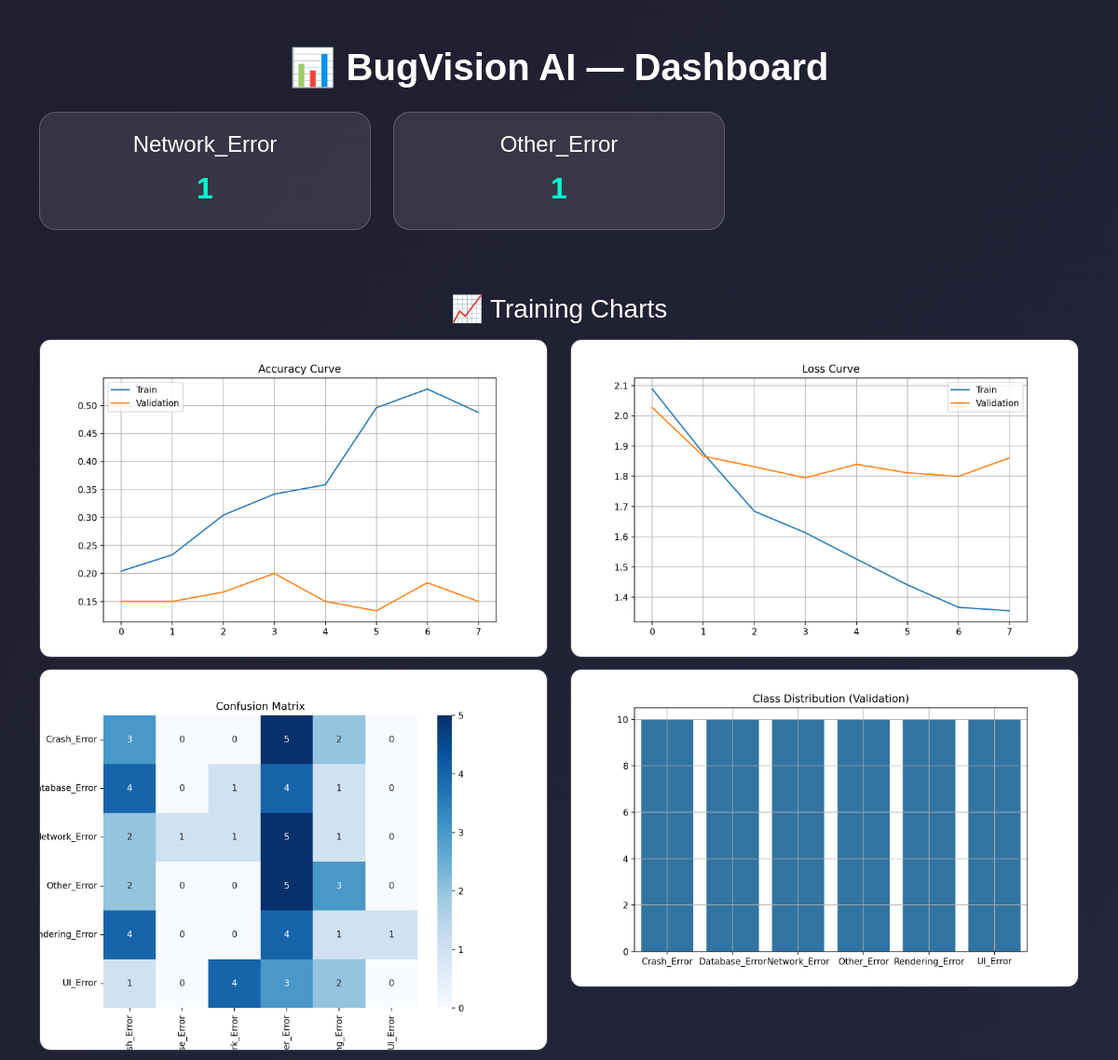
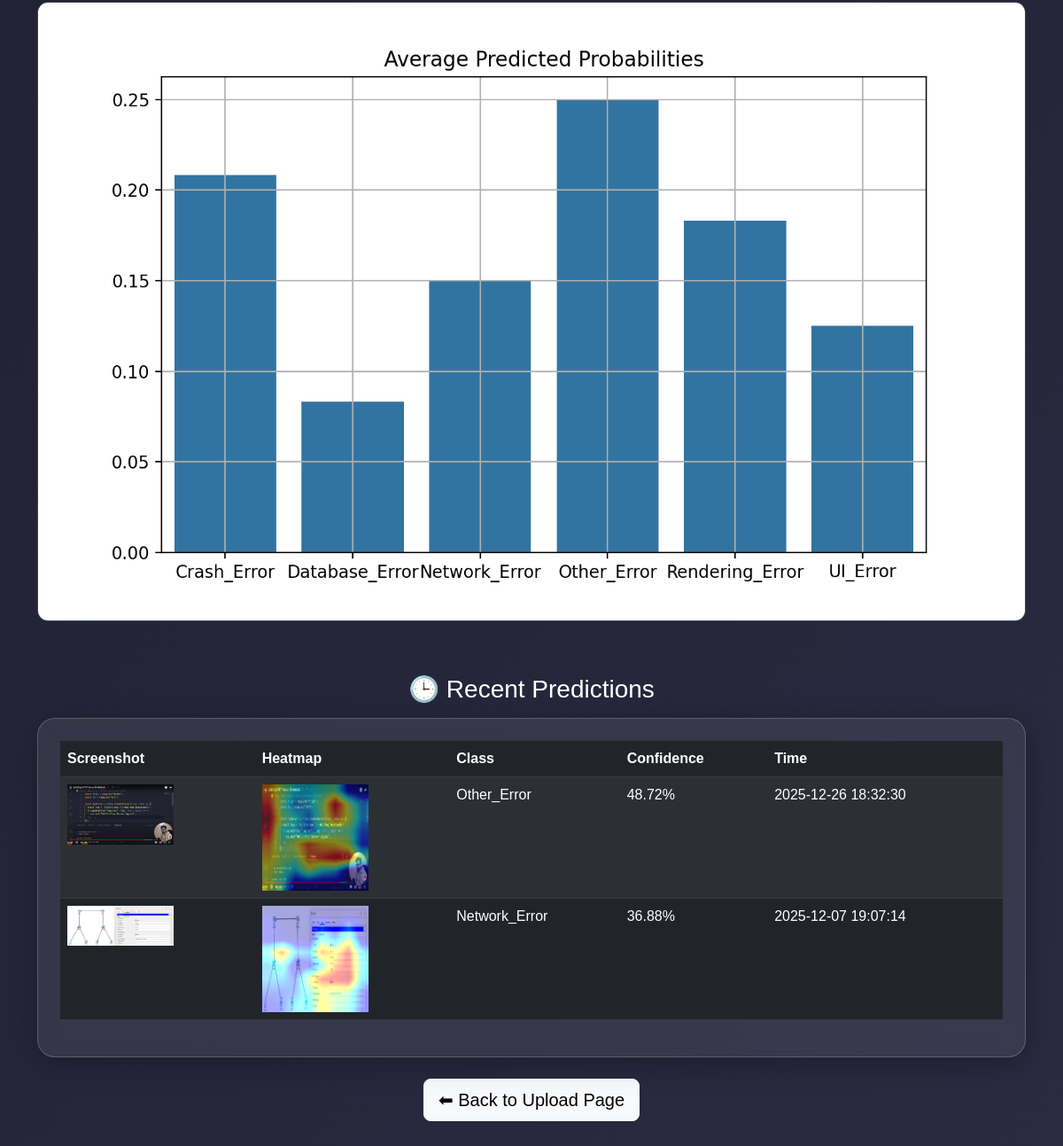
/dashboard, run on the app's committed database (2 pictures, top to bottom).
### tables this page shows
CREATE TABLE prediction_log (
            id INTEGER PRIMARY KEY AUTOINCREMENT,
            image_path TEXT,
            heatmap_path TEXT,
            predicted_class TEXT,
            confidence REAL,
            timestamp TEXT
        );

### app.py (the view)
@app.route("/dashboard")
def dashboard():
    return render_template(
        "dashboard.html",
        recent=get_recent_predictions(),
        class_counts=get_class_counts()
    )

### app.py (called while the page is built)
def db_connection():
    return sqlite3.connect(DB_PATH)

def get_recent_predictions(limit=10):
    conn = db_connection()
    cursor = conn.cursor()
    cursor.execute("""
        SELECT image_path, heatmap_path, predicted_class, confidence, timestamp
        FROM prediction_log ORDER BY id DESC LIMIT ?
    """, (limit,))
    rows = cursor.fetchall()
    conn.close()
    return rows

def get_class_counts():
    conn = db_connection()
    cursor = conn.cursor()
    cursor.execute("""
        SELECT predicted_class, COUNT(*)
        FROM prediction_log GROUP BY predicted_class
    """)
    rows = cursor.fetchall()
    conn.close()
    return rows

### templates/dashboard.html (shortened to what this page needs)
<!DOCTYPE html>
<html>
<head>
    <link href="https://cdn.jsdelivr.net/npm/bootstrap@5.3.0/dist/css/bootstrap.min.css" rel="stylesheet">
</head>
<body>
<div class="container py-5">
    <h1 class="text-center mb-4 fw-bold">📊 BugVision AI — Dashboard</h1>
    <div class="row">
        {% for cls, count in class_counts %}
        <div class="col-md-4">
            <div class="count-box">
                <h4>{{ cls }}</h4>
                <div class="count-number">{{ count }}</div>
            </div>
        </div>
        {% endfor %}
    </div>
    <h3 class="mt-5 mb-3 text-center">📈 Training Charts</h3>
    <div class="row">
        <div class="col-md-6 chart-box">
            <img src="/static/charts/accuracy.png" alt="Accuracy Chart">
        </div>
        <div class="col-md-6 chart-box">
            <img src="/static/charts/loss.png" alt="Loss Chart">
        </div>
        <div class="col-md-6 chart-box">
            <img src="/static/charts/confusion_matrix.png" alt="Confusion Matrix">
        </div>
        <div class="col-md-6 chart-box">
            <img src="/static/charts/class_distribution.png" alt="Class Distribution">
        </div>
        <div class="col-md-12 chart-box">
            <img src="/static/charts/probability_distribution.png" alt="Probability Distribution">
        </div>
    </div>
    <h3 class="mt-5 mb-3 text-center">🕒 Recent Predictions</h3>
    <div class="glass-card">
        <table class="table table-dark table-striped">
            <thead>
                <tr>
                    <th>Screenshot</th>
                    <th>Heatmap</th>
                    <th>Class</th>
                    <th>Confidence</th>
                    <th>Time</th>
                </tr>
            </thead>
            <tbody>
                {% for img, heat, cls, conf, ts in recent %}
                <tr>
                    <td><img src="{{ img }}" width="120"></td>
                    <td><img src="{{ heat }}" width="120"></td>
                    <td>{{ cls }}</td>
                    <td>{{ conf }}%</td>
                    <td>{{ ts }}</td>
                </tr>
                {% endfor %}
            </tbody>
        </table>
    </div>
    <div class="text-center mt-4">
        <a href="/" class="btn btn-light btn-lg">⬅ Back to Upload Page</a>
    </div>
</div>
</body>
</html>

### templates/dashboard.html (style rules this page uses)
body { background: linear-gradient(135deg, #1e1e2f 0%, #2a2a41 100%); color: white; font-family: 'Poppins', sans-serif; }
.glass-card { background: rgba(255,255,255,0.08); border-radius: 20px; padding: 25px; backdrop-filter: blur(12px); box-shadow: 0 8px 32px rgba(0,0,0,0.25); border: 1px solid rgba(255,255,255,0.2); }
.chart-box img { width: 100%; border-radius: 12px; margin-bottom: 12px; border: 1px solid rgba(255,255,255,0.15); }
.count-box { background: rgba(255,255,255,0.1); padding: 20px; border-radius: 18px; text-align: center; margin-bottom: 20px; border: 1px solid rgba(255,255,255,0.2); }
.count-number { font-size: 32px; font-weight: bold; color: #00ffcc; }
.table tbody tr { background: rgba(255,255,255,0.08); }

### data on the page
prediction_log: predicted_class "Network_Error", id "1", image_path (picture), heatmap_path (picture), confidence "36.88", timestamp "2025-12-07 19:07:14"
prediction_log: image_path (picture), heatmap_path (picture), predicted_class "Other_Error", confidence "48.72", timestamp "2025-12-26 18:32:30"

### other printed values
{{ cls }} "Other_Error"
{{ count }} "1"
